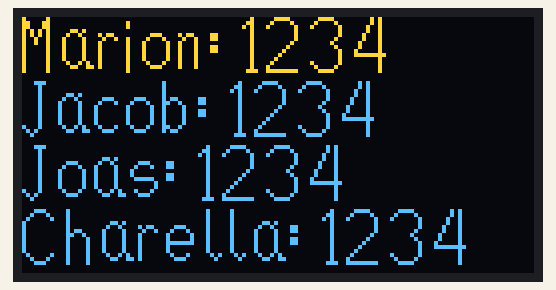
The sketch below on a simulated Arduino Uno, built with avr-gcc and run on an emulated ATmega328P. On the bench: 128×64 one-colour display. The OLED is the two-colour kind (top 16 rows yellow); what the sketch prints to the serial monitor is not drawn.

Above: at 0.1 s.

The sketch:

TestFont16pix128x64.ino
```cpp
#include <Adafruit_SH110X.h>  //Adafruit SH110X by Adafruit
#include <Adafruit_GFX.h>
#include "font_16pix_high.h"  //https://tchapi.github.io/Adafruit-GFX-Font-Customiser/


// if only this display is connected to i2c pullup resistors are needed of about 4k7 ohm

#define SCREEN_WIDTH 128 // OLED display width, in pixels
#define SCREEN_HEIGHT 64 // OLED display height, in pixels
#define display_i2c_Address 0x3c //initialize with the I2C addr 0x3C Typically eBay OLED's
//#define display_i2c_Address 0x3d //initialize with the I2C addr 0x3D Typically Adafruit OLED's
#define OLED_RESET     -1

bool debug=true;

Adafruit_SH1106G display = Adafruit_SH1106G(SCREEN_WIDTH, SCREEN_HEIGHT, &Wire, OLED_RESET);

void display_oled( bool clear, int x, int y, String text, bool activate){
  if (debug) Serial.println(text);
  if (clear) display.clearDisplay();
  display.setCursor(x,y);
  display.print(text);
  if (activate) display.display();
}


void setup() {
  Serial.begin(115200);
  display.begin(display_i2c_Address, true);
  display.setContrast (0); // dim display

  display.clearDisplay();
  display.setFont(&font_16_pix);
  display.setTextSize(1);  // 3 lines of 11 chars
  display.setTextColor(SH110X_WHITE);
  display.display();
  display_oled(true, 0,16,"Marion: 1234", false);
  display_oled(false, 0,32,"Jacob: 1234", false);
  display_oled(false, 0,48,"Joas: 1234", false);
  display_oled(false, 0,64,"Charella: 1234", true);

}


void loop() {

  delay(5000);
}
```

Source omitted: t_16pix_high.h (data table, 11406 bytes)
